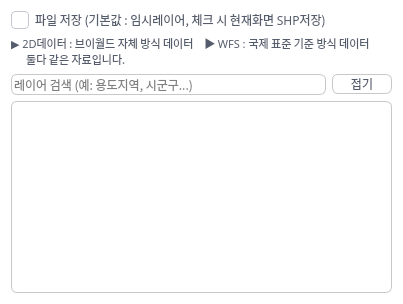
          <widget class="QWidget" name="tab_2">
           <property name="styleSheet">
            <string notr="true">  background-color: rgb(255, 255, 255); </string>
           </property>
           <attribute name="title">
            <string>Vworld
API</string>
           </attribute>
           <layout class="QGridLayout" name="gridLayout">
            <item row="0" column="0">
             <widget class="QCheckBox" name="cb_Temporary_api">
              <property name="sizePolicy">
               <sizepolicy hsizetype="Fixed" vsizetype="Fixed">
                <horstretch>0</horstretch>
                <verstretch>0</verstretch>
               </sizepolicy>
              </property>
              <property name="maximumSize">
               <size>
                <width>18</width>
                <height>21</height>
               </size>
              </property>
              <property name="font">
               <font>
                <family>Segoe UI</family>
                <pointsize>10</pointsize>
                <weight>75</weight>
                <bold>true</bold>
               </font>
              </property>
              <property name="toolTipDuration">
               <number>-1</number>
              </property>
              <property name="styleSheet">
               <string notr="true">QCheckBox::indicator {
    width: 16px;
    height: 16px;
    border: 1px solid rgb(200, 200, 210);
    border-radius: 4px;
    background-color: rgb(255, 255, 255);
}

QCheckBox::indicator:hover {
    border: 1px solid rgb(109, 167, 242);
}

QCheckBox::indicator:checked {
    background-color:  rgb(42,120,214);
    border: 1px solid  rgb(42,120,214);
}

</string>
              </property>
              <property name="text">
               <string/>
              </property>
              <property name="iconSize">
               <size>
                <width>15</width>
                <height>15</height>
               </size>
              </property>
              <property name="checkable">
               <bool>true</bool>
              </property>
              <property name="checked">
               <bool>false</bool>
              </property>
              <property name="autoRepeat">
               <bool>false</bool>
              </property>
              <property name="autoRepeatDelay">
               <number>300</number>
              </property>
              <property name="autoRepeatInterval">
               <number>100</number>
              </property>
              <property name="tristate">
               <bool>false</bool>
              </property>
             </widget>
            </item>
            <item row="3" column="0" colspan="3">
             <widget class="QTreeView" name="treeView">
              <property name="font">
               <font>
                <family>Noto Sans KR</family>
               </font>
              </property>
              <property name="styleSheet">
               <string notr="true">    background-color: rgb(255, 255, 255);
    border: 1px solid rgb(200, 200, 200);
    border-radius: 6px;</string>
              </property>
             </widget>
            </item>
            <item row="2" column="0" colspan="2">
             <widget class="QLineEdit" name="input_tree_search">
              <property name="sizePolicy">
               <sizepolicy hsizetype="Expanding" vsizetype="Fixed">
                <horstretch>0</horstretch>
                <verstretch>0</verstretch>
               </sizepolicy>
              </property>
              <property name="font">
               <font>
                <family>Noto Sans KR</family>
                <weight>50</weight>
                <bold>false</bold>
               </font>
              </property>
              <property name="styleSheet">
               <string notr="true">
    background-color: rgb(255, 255, 255);
    border: 1px solid rgb(200, 200, 200);
    border-radius: 6px;</string>
              </property>
              <property name="placeholderText">
               <string>레이어 검색 (예: 용도지역, 시군구...)</string>
              </property>
             </widget>
            </item>
            <item row="2" column="2">
             <widget class="QPushButton" name="btn_tree_toggle_all">
              <property name="sizePolicy">
               <sizepolicy hsizetype="Fixed" vsizetype="Fixed">
                <horstretch>0</horstretch>
                <verstretch>0</verstretch>
               </sizepolicy>
              </property>
              <property name="minimumSize">
               <size>
                <width>60</width>
                <height>0</height>
               </size>
              </property>
              <property name="font">
               <font>
                <family>Noto Sans KR</family>
                <weight>50</weight>
                <bold>false</bold>
               </font>
              </property>
              <property name="styleSheet">
               <string notr="true">
    color: rgb(85, 93, 109);
    background-color: rgb(255, 255, 255);
    border: 1px solid rgb(200, 200, 200);
    border-radius: 6px;</string>
              </property>
              <property name="text">
               <string>접기</string>
              </property>
             </widget>
            </item>
            <item row="0" column="1">
             <widget class="QLabel" name="label_Temporary">
              <property name="font">
               <font>
                <family>Noto Sans KR</family>
                <pointsize>9</pointsize>
                <weight>50</weight>
                <bold>false</bold>
               </font>
              </property>
              <property name="styleSheet">
               <string notr="true">color: rgb(85, 93, 109);</string>
              </property>
              <property name="text">
               <string>파일 저장 (기본값 : 임시레이어, 체크 시 현재화면 SHP저장)</string>
              </property>
              <property name="alignment">
               <set>Qt::AlignLeading|Qt::AlignLeft|Qt::AlignTop</set>
              </property>
             </widget>
            </item>
            <item row="1" column="0" colspan="3">
             <widget class="QLabel" name="label_19">
              <property name="font">
               <font>
                <family>Noto Sans KR</family>
                <pointsize>9</pointsize>
                <weight>50</weight>
                <bold>false</bold>
               </font>
              </property>
              <property name="styleSheet">
               <string notr="true">color: rgb(85, 93, 109);</string>
              </property>
              <property name="text">
               <string>&lt;html&gt;&lt;head/&gt;&lt;body&gt;&lt;p&gt;&lt;span style=&quot; font-size:8pt;&quot;&gt;▶ 2D데이터 : 브이월드 자체 방식 데이터 &lt;/span&gt;&lt;span style=&quot; font-size:8pt; color:#ffffff;&quot;&gt;0&lt;/span&gt;&lt;span style=&quot; font-size:8pt;&quot;&gt; ▶ WFS : 국제 표준 기준 방식 데이터&lt;br/&gt;&lt;/span&gt;&lt;span style=&quot; font-size:8pt; color:#ffffff;&quot;&gt;.00&lt;/span&gt;&lt;span style=&quot; font-size:8pt;&quot;&gt;둘다 같은 자료입니다.&lt;/span&gt;&lt;/p&gt;&lt;/body&gt;&lt;/html&gt;</string>
              </property>
              <property name="alignment">
               <set>Qt::AlignLeading|Qt::AlignLeft|Qt::AlignTop</set>
              </property>
             </widget>
            </item>
           </layout>
          </widget>
